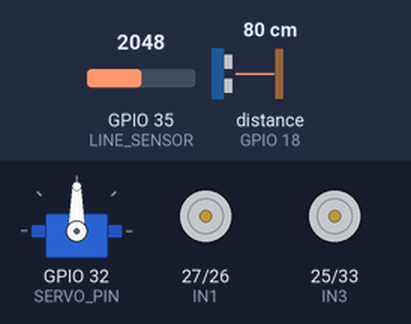
A sketch run on a simulated ESP32. Parts: servo, motor-driver pin pairs drawn as motors (green arrow = first pin HIGH = forward, orange = second pin HIGH = backward, longer = more drive, scaled by the enable pin). Wiring (inferred from the names in the program): ultrasonic range finder: trigger GPIO 5; echo GPIO 18. The test bench sets the inputs (shaded band); at power-on: distance to the obstacle (sensor on GPIO 18) 80 cm, GPIO 35 (LINE_SENSOR) = 2048. The echo pulse lasts 58.3 µs per cm; what the sketch prints to the serial monitor is not drawn.

Above: at 1.2 s.
1.3 s: distance to the obstacle (sensor on GPIO 18) set to 17 cm
2.8 s: distance to the obstacle (sensor on GPIO 18) set to 14 cm
At 4.9 s:
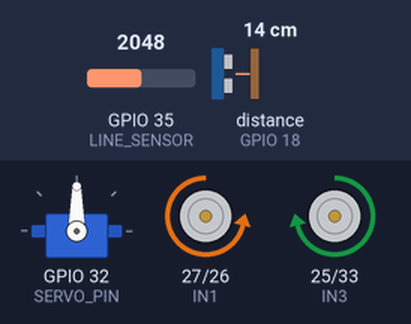
At 8.6 s:
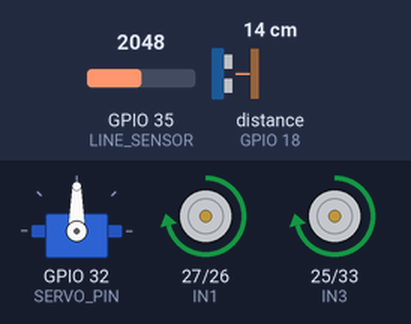
Timing chart, 0 to 14.8 s (numbered marks = the images above; inputs shaded):
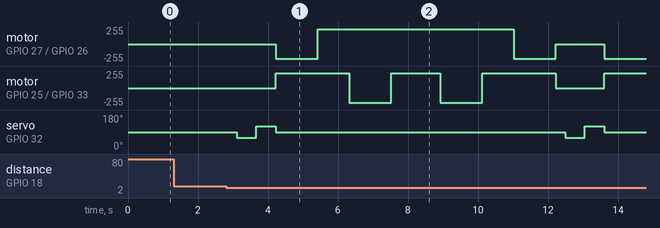

Measured:
- the behaviour switches between 16 and 15 cm on distance to the obstacle (sensor on GPIO 18) (found by bisection; images 0 and 1)
- after the input at 1.3 s, every drawn part: stays the same

The sketch:

rover.ino
```cpp
#include <ESP32Servo.h>

// Motor pins (L298N)
const int IN1 = 27;   // Left forward
const int IN2 = 26;   // Left backward
const int IN3 = 25;   // Right forward
const int IN4 = 33;   // Right backward
const int ENA = 14;   // Left speed (PWM)
const int ENB = 12;   // Right speed (PWM)

// Sensor pins
const int TRIG = 5;   // Ultrasonic trigger
const int ECHO = 18;  // Ultrasonic echo
const int SERVO_PIN = 32;  // Servo control
const int LINE_SENSOR = 35; // TCRT5000 (ADC)

// Motion parameters
const int PWM_SPEED = 120;    // Base speed (0-255)
const int OBSTACLE_DIST = 15; // cm
const int TURN_DELAY = 1200;  // ms for 90-degree turn
const int MOVE_TIME = 900;    // ms for straight motion

// Servo object
Servo servo;
int servo_angle = 90; // Center position

// State variables
bool bypassing = false;

void setup() {
  Serial.begin(115200);

  // Motor pins as outputs
  pinMode(IN1, OUTPUT);
  pinMode(IN2, OUTPUT);
  pinMode(IN3, OUTPUT);
  pinMode(IN4, OUTPUT);
  pinMode(ENA, OUTPUT);
  pinMode(ENB, OUTPUT);

  // Sensor pins
  pinMode(TRIG, OUTPUT);
  digitalWrite(TRIG, LOW);

  // Servo setup (must be before PWM ledcAttach)
  servo.attach(SERVO_PIN);
  servo.write(90); // Center position

  // PWM setup for motors (16 kHz frequency)
  ledcAttach(ENA, 16000, 8);
  ledcAttach(ENB, 16000, 8);

  // Flush sensor
  for (int i = 0; i < 5; i++) {
    getDistance();
    delay(10);
  }

  Serial.println("Rover ready!");
}

void loop() {
  // Read line sensor
  int lineValue = analogRead(LINE_SENSOR);

  // Read distance
  int distance = getDistance();

  // Main logic
  if (!bypassing && distance < OBSTACLE_DIST) {
    // Obstacle detected
    stopMotors();
    delay(200);

    // Servo scan L/R
    int left_dist = scanServoDist(60);   // Left position
    int right_dist = scanServoDist(120); // Right position
    servo.write(90); // Center

    // Decide bypass direction
    if (left_dist > right_dist) {
      bypassObstacle(true); // Bypass left
    } else {
      bypassObstacle(false); // Bypass right
    }

    bypassing = false;

    // Flush sensor after bypass
    for (int i = 0; i < 5; i++) {
      getDistance();
      delay(10);
    }
  }
  else if (lineValue > 2500) {
    // White surface (on line) - move forward
    moveForward(PWM_SPEED);
  }
  else {
    // Black surface (off line) - stop
    stopMotors();
    delay(100);
  }

  delay(10);
}

// Distance sensor
int getDistance() {
  digitalWrite(TRIG, LOW);
  delayMicroseconds(2);
  digitalWrite(TRIG, HIGH);
  delayMicroseconds(10);
  digitalWrite(TRIG, LOW);

  // Timeout 25 ms = 4.25 m max
  long duration = pulseIn(ECHO, HIGH, 25000);

  if (duration == 0) return 999; // No valid reading

  int distance = duration * 0.034 / 2;
  return (distance > 400) ? 999 : distance;
}

// 5-reading median filter
int getDistanceFiltered() {
  int readings[5];
  for (int i = 0; i < 5; i++) {
    readings[i] = getDistance();
    delay(10);
  }

  for (int i = 0; i < 4; i++) {
    for (int j = i + 1; j < 5; j++) {
      if (readings[i] > readings[j]) {
        int temp = readings[i];
        readings[i] = readings[j];
        readings[j] = temp;
      }
    }
  }

  return readings[2];
}

// Servo scanning
int scanServoDist(int angle) {
  servo.write(angle);
  delay(500);
  return getDistanceFiltered();
}

// Motor control
void moveForward(int speed) {
  digitalWrite(IN1, HIGH);
  digitalWrite(IN2, LOW);
  digitalWrite(IN3, HIGH);
  digitalWrite(IN4, LOW);
  ledcWrite(ENA, speed);
  ledcWrite(ENB, speed);
}

void moveBackward(int speed) {
  digitalWrite(IN1, LOW);
  digitalWrite(IN2, HIGH);
  digitalWrite(IN3, LOW);
  digitalWrite(IN4, HIGH);
  ledcWrite(ENA, speed);
  ledcWrite(ENB, speed);
}

void turnLeft(int speed) {
  digitalWrite(IN1, LOW);
  digitalWrite(IN2, HIGH);
  digitalWrite(IN3, HIGH);
  digitalWrite(IN4, LOW);
  ledcWrite(ENA, speed);
  ledcWrite(ENB, speed);
}

void turnRight(int speed) {
  digitalWrite(IN1, HIGH);
  digitalWrite(IN2, LOW);
  digitalWrite(IN3, LOW);
  digitalWrite(IN4, HIGH);
  ledcWrite(ENA, speed);
  ledcWrite(ENB, speed);
}

void stopMotors() {
  digitalWrite(IN1, LOW);
  digitalWrite(IN2, LOW);
  digitalWrite(IN3, LOW);
  digitalWrite(IN4, LOW);
  ledcWrite(ENA, 0);
  ledcWrite(ENB, 0);
}

// Obstacle bypass
void bypassObstacle(bool go_left) {
  bypassing = true;

  if (go_left) {
    // Bypass left: R90 -> forward -> L90 -> forward -> L90 -> forward -> R90
    turnRight(220);
    delay(TURN_DELAY);
    moveForward(220);
    delay(MOVE_TIME);
    turnLeft(220);
    delay(TURN_DELAY);
    moveForward(220);
    delay(1400); // Extra distance
    turnLeft(220);
    delay(TURN_DELAY);
    moveForward(220);
    delay(MOVE_TIME);
    turnRight(220);
    delay(TURN_DELAY);
  } else {
    // Bypass right: L90 -> forward -> R90 -> forward -> R90 -> forward -> L90
    turnLeft(220);
    delay(TURN_DELAY);
    moveForward(220);
    delay(MOVE_TIME);
    turnRight(220);
    delay(TURN_DELAY);
    moveForward(220);
    delay(1400); // Extra distance
    turnRight(220);
    delay(TURN_DELAY);
    moveForward(220);
    delay(MOVE_TIME);
    turnLeft(220);
    delay(TURN_DELAY);
  }

  stopMotors();
}
```
